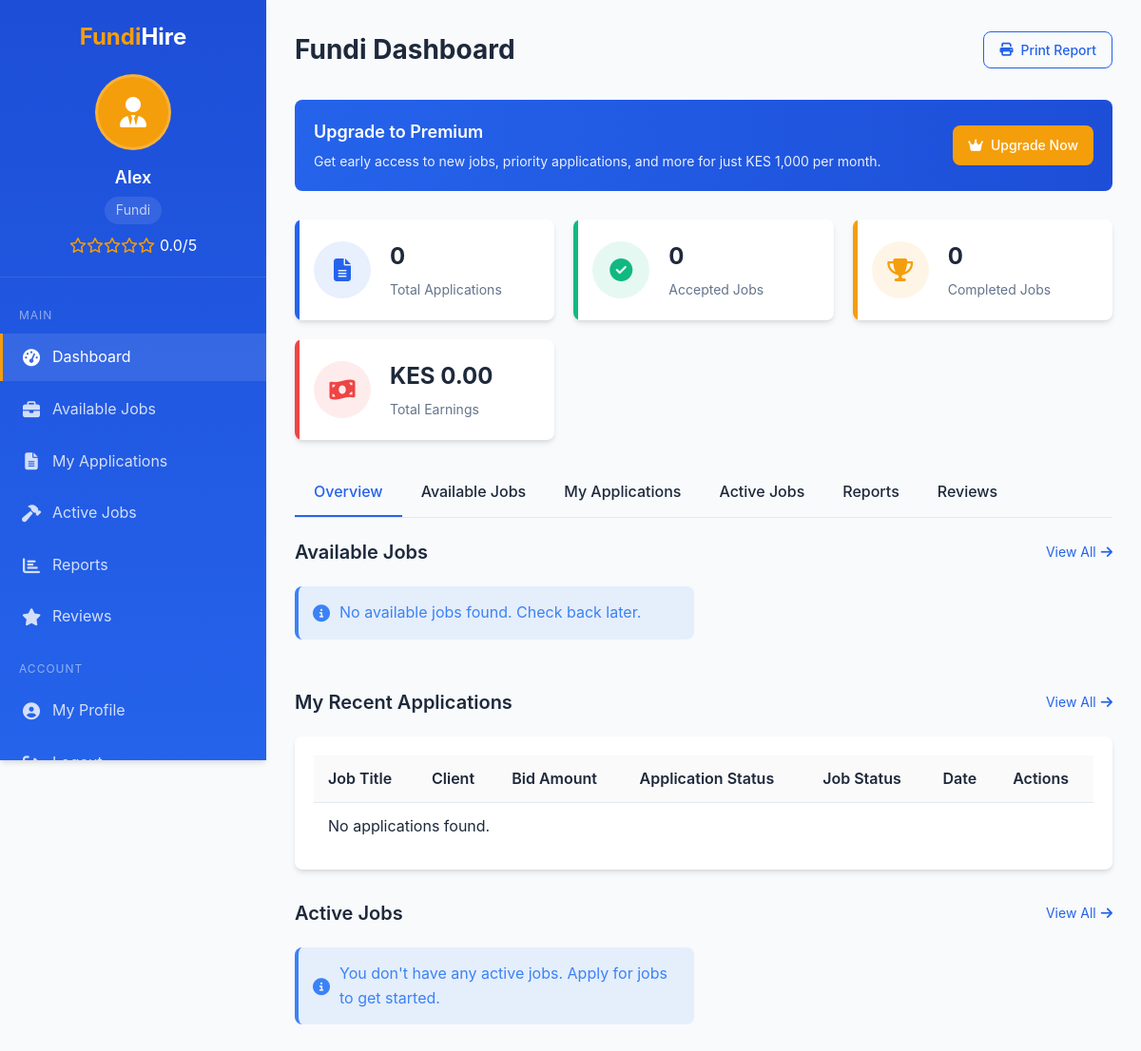
/fundi_dashboard.php (signed in), run on an earlier commit of the app's database.
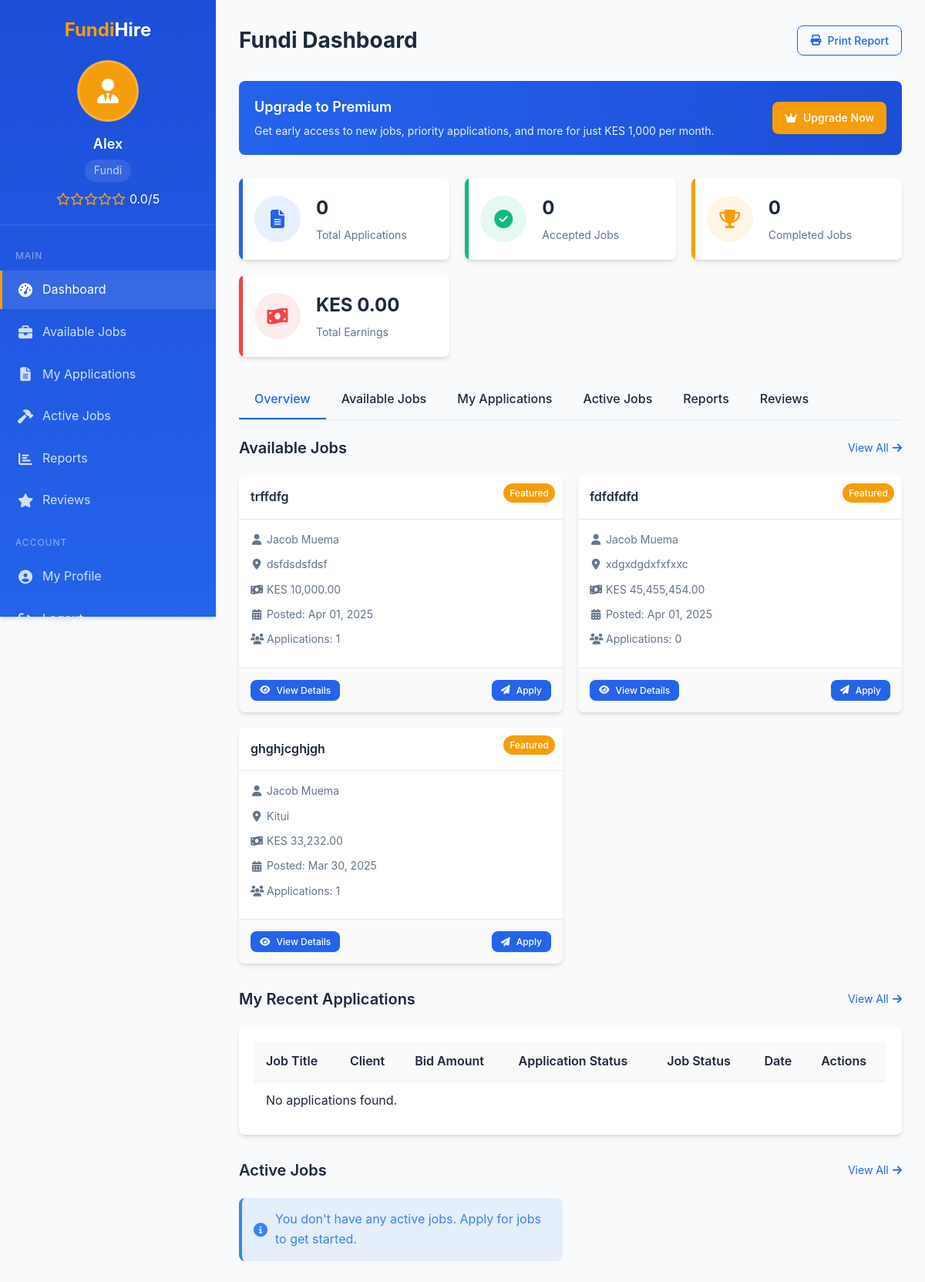
And on a later commit of the database.
### tables this page shows
CREATE TABLE `jobs` (
  `id` int(11) NOT NULL,
  `client_id` int(11) NOT NULL,
  `title` varchar(100) NOT NULL,
  `description` text NOT NULL,
  `location` varchar(100) NOT NULL,
  `budget` decimal(10,2) NOT NULL,
  `status` enum('open','assigned','completed','cancelled') DEFAULT 'open',
  `payment_status` enum('unpaid','paid') NOT NULL DEFAULT 'unpaid',
  `is_featured` tinyint(1) NOT NULL DEFAULT 0,
  `completion_date` datetime DEFAULT NULL,
  `created_at` timestamp NOT NULL DEFAULT current_timestamp(),
  `updated_at` timestamp NOT NULL DEFAULT current_timestamp() ON UPDATE current_timestamp()
);

CREATE TABLE `users` (
  `id` int(11) NOT NULL,
  `name` varchar(255) NOT NULL,
  `email` varchar(255) NOT NULL,
  `phone` varchar(20) NOT NULL,
  `password` varchar(255) NOT NULL,
  `user_type` enum('fundi','client') NOT NULL,
  `skills` text DEFAULT NULL,
  `created_at` timestamp NOT NULL DEFAULT current_timestamp(),
  `profile_image` varchar(255) DEFAULT NULL,
  `location` varchar(255) NOT NULL DEFAULT '',
  `bio` text NOT NULL DEFAULT ''
);

### fundi_dashboard.php (the view, shortened to what the changed rows need)
<?php
$host = "localhost";
$user = "root";
$password = "";
$database = "fundihire";
$conn = new mysqli($host, $user, $password, $database);
$user_id = $_SESSION['user_id'];
$stats_query = "SELECT
            (SELECT COUNT(*) FROM job_applications WHERE fundi_id = $user_id) as total_applications,
            (SELECT COUNT(*) FROM job_applications WHERE fundi_id = $user_id AND status = 'accepted') as accepted_jobs,
            (SELECT COUNT(*) FROM job_applications ja JOIN jobs j ON ja.job_id = j.id WHERE ja.fundi_id = $user_id AND ja.status = 'accepted' AND j.status = 'completed') as completed_jobs,
            (SELECT SUM(ja.bid_amount) FROM job_applications ja JOIN jobs j ON ja.job_id = j.id WHERE ja.fundi_id = $user_id AND ja.status = 'accepted' AND j.status = 'completed') as total_earnings,
            (SELECT AVG(rating) FROM job_reviews WHERE reviewee_id = $user_id) as average_rating";
$stats_result = $conn->query($stats_query);
$stats = $stats_result->fetch_assoc();
$available_jobs_query = "SELECT j.*, u.name as client_name,
                    (SELECT COUNT(*) FROM job_applications WHERE job_id = j.id) as applications_count
                    FROM jobs j
                    JOIN users u ON j.client_id = u.id
                    WHERE j.status = 'open'
                    AND j.id NOT IN (SELECT job_id FROM job_applications WHERE fundi_id = $user_id)
                    ORDER BY j.is_featured DESC, j.created_at DESC";
$available_jobs_result = $conn->query($available_jobs_query);
$active_tab = isset($_GET['tab']) ? $_GET['tab'] : 'overview';
?>
<!DOCTYPE html>
<html lang="en">
<head>
<link rel="stylesheet" href="https://cdnjs.cloudflare.com/ajax/libs/font-awesome/6.4.0/css/all.min.css">
</head>
<body>
<div class="dashboard">
<aside class="sidebar" id="sidebar">
    <div class="sidebar-header">
        <div class="user-info">
            <div class="user-rating">
                <div class="stars">
                    <?php
                    $rating = round($stats['average_rating'] ?: 0);
                    for ($i = 1; $i <= 5; $i++) {
                        if ($i <= $rating) {
                            echo '<i class="fas fa-star"></i>';
                        } else {
                            echo '<i class="far fa-star"></i>';
                        }
                    }
                    ?>
                </div>
            </div>
        </div>
    </div>
</aside>
<main class="main-content">
    <div class="page-header">
        <h1 class="page-title">Fundi Dashboard</h1>
    </div>
    <div id="overview" class="tab-content <?php echo $active_tab == 'overview' ? 'active' : ''; ?>">
        <div class="dashboard-section">
            <div class="section-header">
                <h2 class="section-title">Available Jobs</h2>
            </div>
            <div class="job-cards">
                <?php
                $count = 0;
                if ($available_jobs_result->num_rows > 0):
                    while ($job = $available_jobs_result->fetch_assoc()):
                        if ($count++ < 3):
                ?>
                    <div class="job-card">
                        <?php if ($job['is_featured']): ?>
                            <div class="job-featured">Featured</div>
                        <?php endif; ?>
                        <div class="job-card-header">
                            <h3 class="job-card-title"><?php echo htmlspecialchars($job['title']); ?></h3>
                        </div>
                        <div class="job-card-body">
                            <div class="job-meta">
                                <i class="fas fa-user"></i> <?php echo htmlspecialchars($job['client_name']); ?>
                            </div>
                            <div class="job-meta">
                                <i class="fas fa-map-marker-alt"></i> <?php echo htmlspecialchars($job['location']); ?>
                            </div>
                            <div class="job-meta">
                                <i class="fas fa-money-bill-wave"></i> KES <?php echo number_format($job['budget'], 2); ?>
                            </div>
                            <div class="job-meta">
                                <i class="fas fa-calendar-alt"></i> Posted: <?php echo date('M d, Y', strtotime($job['created_at'])); ?>
                            </div>
                            <div class="job-meta">
                                <i class="fas fa-users"></i> Applications: <?php echo $job['applications_count']; ?>
                            </div>
                        </div>
                        <div class="job-card-footer">
                            <button class="btn btn-sm view-job-btn" data-id="<?php echo $job['id']; ?>">
                                <i class="fas fa-eye"></i> View Details
                            </button>
                            <button class="btn btn-primary btn-sm apply-job-btn" data-id="<?php echo $job['id']; ?>" data-title="<?php echo htmlspecialchars($job['title']); ?>" data-budget="<?php echo $job['budget']; ?>">
                                <i class="fas fa-paper-plane"></i> Apply
                            </button>
                        </div>
                    </div>
                <?php
                        endif;
                    endwhile;
                else:
                ?>
                    <div class="alert alert-info">
                        <i class="fas fa-info-circle"></i> No available jobs found. Check back later.
                    </div>
                <?php endif; ?>
            </div>
        </div>
        <div class="dashboard-section">
            <div class="section-header">
                <h2 class="section-title">My Recent Applications</h2>
            </div>
            <div class="card">
                <div class="card-body">
                    <div class="table-responsive">
                        <table class="table">
                            <thead>
                                <tr>
                                    <th>Job Title</th>
                                    <th>Client</th>
                                    <th>Bid Amount</th>
                                    <th>Application Status</th>
                                    <th>Job Status</th>
                                    <th>Date</th>
                                    <th>Actions</th>
                                </tr>
                            </thead>
                        </table>
                    </div>
                </div>
            </div>
        </div>
        <div class="dashboard-section">
            <div class="section-header">
                <h2 class="section-title">Active Jobs</h2>
            </div>
        </div>
    </div>
</main>
</div>
</body>
</html>

What changed in the data, as far as the page shows it:
added jobs: is_featured "Featured", title "trffdfg", client.name "Jacob Muema", location "dsfdsdsfdsf", budget "10,000.00", created_at "Apr 01, 2025", applications_count "1"
added jobs: is_featured "Featured", title "fdfdfdfd", client.name "Jacob Muema", location "xdgxdgdxfxfxxc", budget "45,455,454.00", created_at "Apr 01, 2025", applications_count "0"
added jobs: is_featured "Featured", title "ghghjcghjgh", client.name "Jacob Muema", location "Kitui", budget "33,232.00", created_at "Mar 30, 2025", applications_count "1"
Also different on the page:
text no longer shown: "No available jobs found. Check back later."
